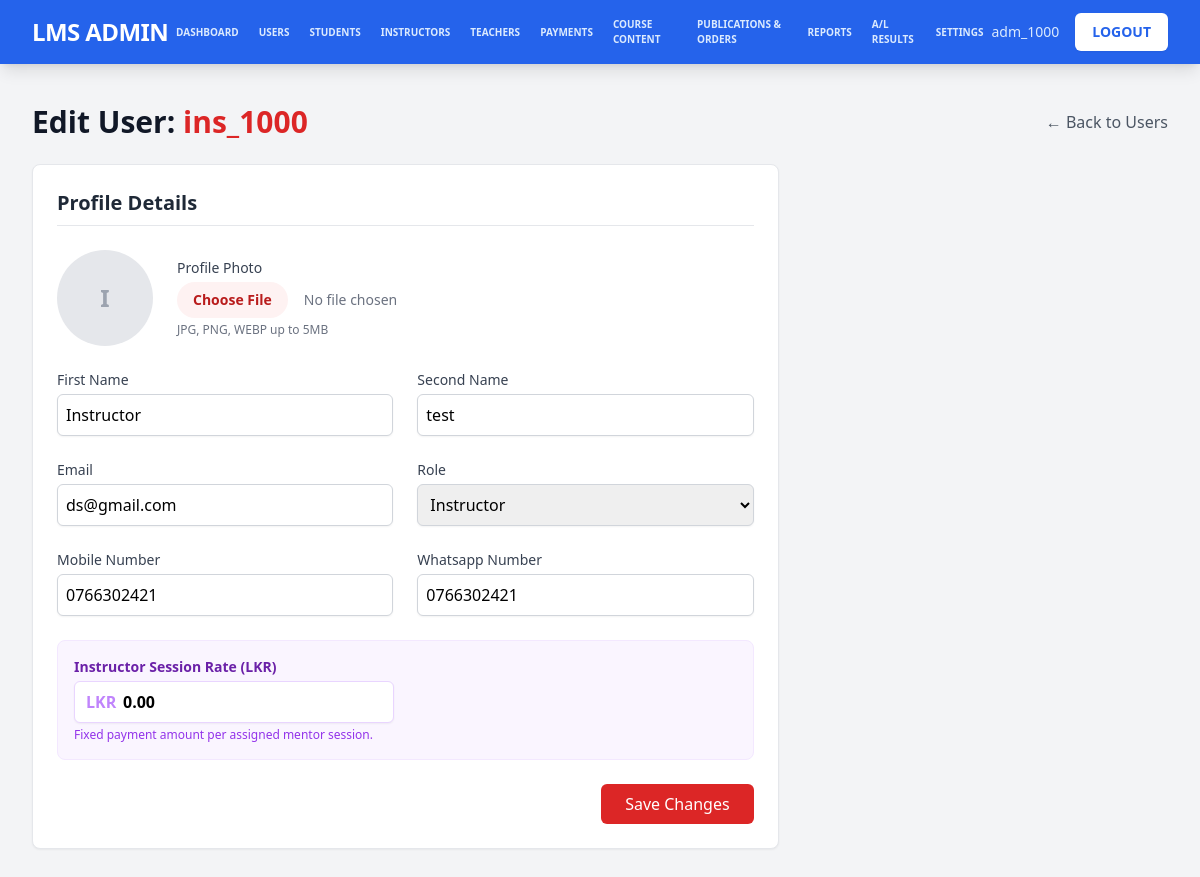
The page /admin/edit_user.php?user_id=ins_1000 (signed in) on the database its author committed.
### tables this page shows
CREATE TABLE `users` (
  `user_id` varchar(20) NOT NULL COMMENT 'Unique user ID (e.g., stu_0001, tea_1000, adm_1000)',
  `email` varchar(255) DEFAULT NULL,
  `password` varchar(255) NOT NULL COMMENT 'Hashed password',
  `role` enum('student','teacher','instructor','admin') NOT NULL DEFAULT 'student' COMMENT 'User role: student, teacher, instructor, admin',
  `first_name` varchar(100) DEFAULT NULL COMMENT 'First name',
  `second_name` varchar(100) DEFAULT NULL COMMENT 'Last name',
  `dob` date DEFAULT NULL COMMENT 'Date of birth',
  `school_name` varchar(200) DEFAULT NULL COMMENT 'School name',
  `exam_year` int(4) DEFAULT NULL COMMENT 'Exam year (e.g., 2024)',
  `closest_town` varchar(100) DEFAULT NULL COMMENT 'Closest town',
  `district` varchar(100) DEFAULT NULL COMMENT 'District',
  `address` text DEFAULT NULL COMMENT 'Full address',
  `nic_no` varchar(20) DEFAULT NULL COMMENT 'NIC number',
  `mobile_number` varchar(20) DEFAULT NULL COMMENT 'Mobile phone number',
  `whatsapp_number` varchar(20) DEFAULT NULL COMMENT 'WhatsApp number',
  `gender` enum('male','female') DEFAULT NULL COMMENT 'Gender',
  `profile_picture` varchar(255) DEFAULT NULL COMMENT 'Path to profile picture',
  `registering_date` date NOT NULL COMMENT 'Date of registration',
  `status` tinyint(1) NOT NULL DEFAULT 1 COMMENT 'Account status: 1=active, 0=inactive',
  `approved` tinyint(1) NOT NULL DEFAULT 0 COMMENT 'Approval status: 1=approved, 0=not approved',
  `al_details_requested` tinyint(1) DEFAULT 0,
  `verification_method` varchar(20) DEFAULT 'none' COMMENT 'Verification method: nic, mobile, none',
  `created_at` timestamp NOT NULL DEFAULT current_timestamp() COMMENT 'Record creation timestamp',
  `updated_at` timestamp NOT NULL DEFAULT current_timestamp() ON UPDATE current_timestamp() COMMENT 'Record update timestamp',
  `session_token` varchar(64) DEFAULT NULL COMMENT 'Session token for single login',
  `session_created_at` datetime DEFAULT NULL COMMENT 'Session creation timestamp',
  `commission_rate` decimal(5,2) DEFAULT 75.00,
  `requested_commission_rate` decimal(5,2) DEFAULT 75.00,
  `rating` decimal(3,2) DEFAULT 0.00,
  `hourly_rate` decimal(10,2) DEFAULT 0.00,
  `rating_count` int(11) DEFAULT 0,
  `total_rating` decimal(12,2) DEFAULT 0.00
);

### admin/edit_user.php (the view, shortened to what this page needs)
<?php
require_once '../config.php';
$user_id = $_GET['user_id'] ?? '';
$stmt = $conn->prepare("SELECT * FROM users WHERE user_id = ?");
$stmt->bind_param("s", $user_id);
$stmt->execute();
$user = $stmt->get_result()->fetch_assoc();
?>
<!DOCTYPE html>
<html lang="en">
<head>
    <script src="https://cdn.tailwindcss.com"></script>
</head>
<body class="bg-gray-100">
    <?php include 'header.php'; ?>
    <div class="max-w-7xl mx-auto py-10 px-4 sm:px-6 lg:px-8">
        <div class="mb-6 flex items-center justify-between">
            <h1 class="text-3xl font-bold text-gray-900">Edit User: <span class="text-red-600"><?php echo htmlspecialchars($user['user_id']); ?></span></h1>
            <a href="users.php" class="text-gray-600 hover:text-gray-900">&larr; Back to Users</a>
        </div>
        <div class="grid grid-cols-1 lg:grid-cols-3 gap-8">
            <div class="lg:col-span-2 space-y-8">
                <div class="bg-white rounded-lg shadow-sm border border-gray-200 p-6">
                    <h2 class="text-xl font-bold text-gray-800 mb-6 border-b pb-2">Profile Details</h2>
                    <form method="POST" enctype="multipart/form-data">
                        <div class="mb-6 flex items-center space-x-6">
                            <div class="shrink-0">
                                <?php if (!empty($user['profile_picture'])): ?>
                                    <img class="h-24 w-24 object-cover rounded-full border-2 border-gray-200" src="../<?php echo htmlspecialchars($user['profile_picture']); ?>" alt="Current profile photo" />
                                <?php else: ?>
                                    <div class="h-24 w-24 rounded-full bg-gray-200 flex items-center justify-center text-gray-400 text-2xl font-bold">
                                        <?php echo strtoupper(substr($user['first_name'] ?: $user['user_id'], 0, 1)); ?>
                                    </div>
                                <?php endif; ?>
                            </div>
                            <div>
                                <label class="block text-sm font-medium text-gray-700">Profile Photo</label>
                                <div class="mt-1 flex items-center">
                                    <input type="file" name="profile_picture" accept="image/*" class="block w-full text-sm text-gray-500 file:mr-4 file:py-2 file:px-4 file:rounded-full file:border-0 file:text-sm file:font-semibold file:bg-red-50 file:text-red-700 hover:file:bg-red-100">
                                </div>
                                <p class="mt-1 text-xs text-gray-500">JPG, PNG, WEBP up to 5MB</p>
                            </div>
                        </div>
                        <div class="grid grid-cols-1 md:grid-cols-2 gap-6 mb-6">
                            <div>
                                <label class="block text-sm font-medium text-gray-700 mb-1">First Name</label>
                                <input type="text" name="first_name" value="<?php echo htmlspecialchars($user['first_name']); ?>" class="w-full border-gray-300 rounded-md shadow-sm focus:border-red-500 focus:ring-red-500 p-2 border">
                            </div>
                            <div>
                                <label class="block text-sm font-medium text-gray-700 mb-1">Second Name</label>
                                <input type="text" name="second_name" value="<?php echo htmlspecialchars($user['second_name']); ?>" class="w-full border-gray-300 rounded-md shadow-sm focus:border-red-500 focus:ring-red-500 p-2 border">
                            </div>
                            <div>
                                <label class="block text-sm font-medium text-gray-700 mb-1">Email</label>
                                <input type="email" name="email" value="<?php echo htmlspecialchars($user['email']); ?>" class="w-full border-gray-300 rounded-md shadow-sm focus:border-red-500 focus:ring-red-500 p-2 border">
                            </div>
                            <div>
                                <label class="block text-sm font-medium text-gray-700 mb-1">Role</label>
                                <select name="role" class="w-full border-gray-300 rounded-md shadow-sm focus:border-red-500 focus:ring-red-500 p-2 border">
                                    <option value="instructor" <?php echo $user['role']=='instructor'?'selected':''; ?>>Instructor</option>
                                </select>
                            </div>
                            <div>
                                <label class="block text-sm font-medium text-gray-700 mb-1">Mobile Number</label>
                                <input type="text" name="mobile_number" value="<?php echo htmlspecialchars($user['mobile_number']); ?>" class="w-full border-gray-300 rounded-md shadow-sm focus:border-red-500 focus:ring-red-500 p-2 border">
                            </div>
                            <div>
                                <label class="block text-sm font-medium text-gray-700 mb-1">Whatsapp Number</label>
                                <input type="text" name="whatsapp_number" value="<?php echo htmlspecialchars($user['whatsapp_number']); ?>" class="w-full border-gray-300 rounded-md shadow-sm focus:border-red-500 focus:ring-red-500 p-2 border">
                            </div>
                            <?php if ($user['role'] === 'instructor'): ?>
                            <div class="md:col-span-2 bg-purple-50 p-4 rounded-lg border border-purple-100">
                                <label class="block text-sm font-bold text-purple-800 mb-1">Instructor Session Rate (LKR)</label>
                                <div class="relative max-w-xs">
                                    <span class="absolute left-3 top-1/2 -translate-y-1/2 text-purple-400 font-bold">LKR</span>
                                    <input type="number" name="hourly_rate" step="0.01" value="<?php echo htmlspecialchars($user['hourly_rate'] ?? '0.00'); ?>" class="w-full border-purple-200 rounded-md shadow-sm focus:border-purple-500 focus:ring-purple-500 p-2 border pl-12 font-bold">
                                </div>
                                <p class="text-xs text-purple-600 mt-1">Fixed payment amount per assigned mentor session.</p>
                            </div>
                            <?php endif; ?>
                        </div>
                        <div class="flex justify-end">
                            <button type="submit" class="bg-red-600 text-white px-6 py-2 rounded-md hover:bg-red-700 font-medium transition-colors">
                                Save Changes
                            </button>
                        </div>
                    </form>
                </div>
            </div>
        </div>
    </div>
</body>
</html>

### rows shown on the page
users: user_id "ins_1000", first_name "I", first_name "Instructor", second_name "test", email "ds@gmail.com", role "Instructor", mobile_number "0766302421", whatsapp_number "0766302421", hourly_rate "0.00"

### other values the page prints
$_SESSION['username'] "adm_1000"
